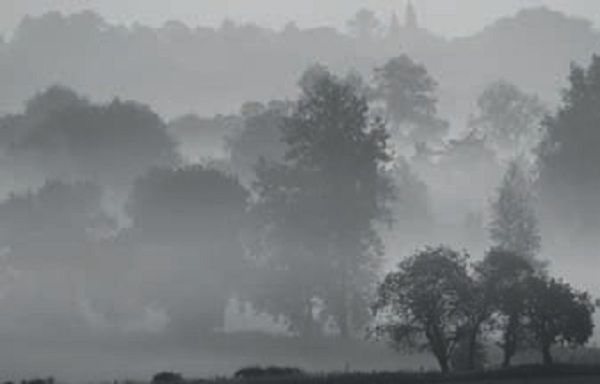
%> input picture DIP_LAB_EXPS/dip_img.jpeg, 600 x 384 px
$ octave histogram_equalization.m   (GNU Octave 9; MATLAB toolbox functions it lacks are replaced by stand-ins)
%> lines starting %> are read from the running program, lines starting %| are printed output that depends on the picture
clc
close all

a=imread('dip_img.jpeg');
%> a is the input picture: size 384x600x3 uint8; mean R, G, B 127.5, 130.9, 133.1
b=rgb2gray(a);

subplot(2,2,1);
imshow(b);
title('Original Grayscale Image');

subplot(2,2,3);
imhist(b);
title('Histogram of Original Grayscale Image');

j=histeq(b);
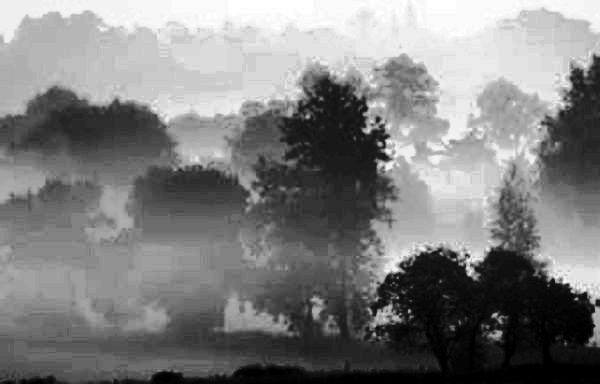
%> j: size 384x600 uint8; min 0, max 255, mean 126.9
subplot(2,2,2);
imshow(j);
title('Image after histogram equalization');

subplot(2,2,4);
imhist(j);
title('Histogram of Image after histogram equalization');
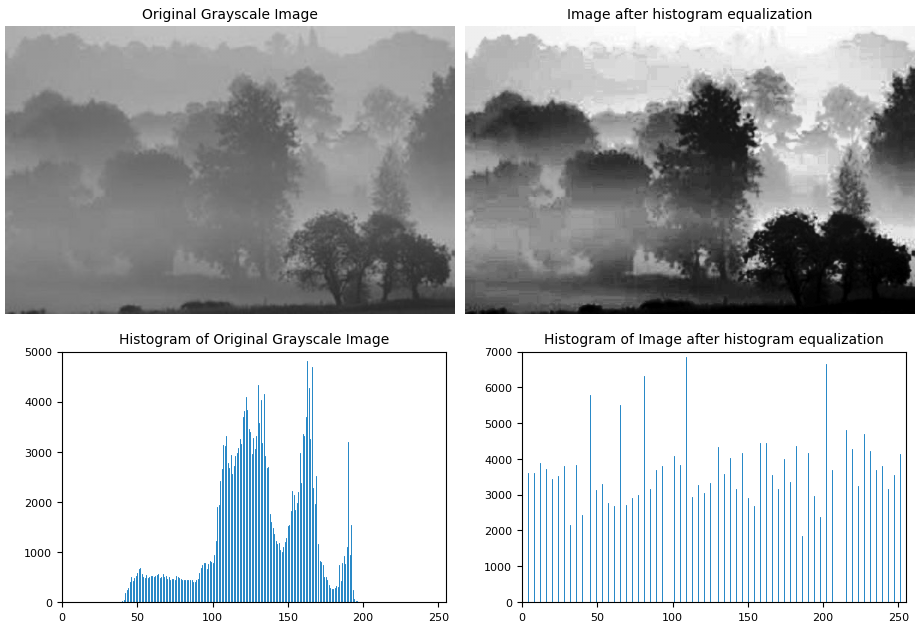
%> figure redrawn from the program's plot data, 4 panels
